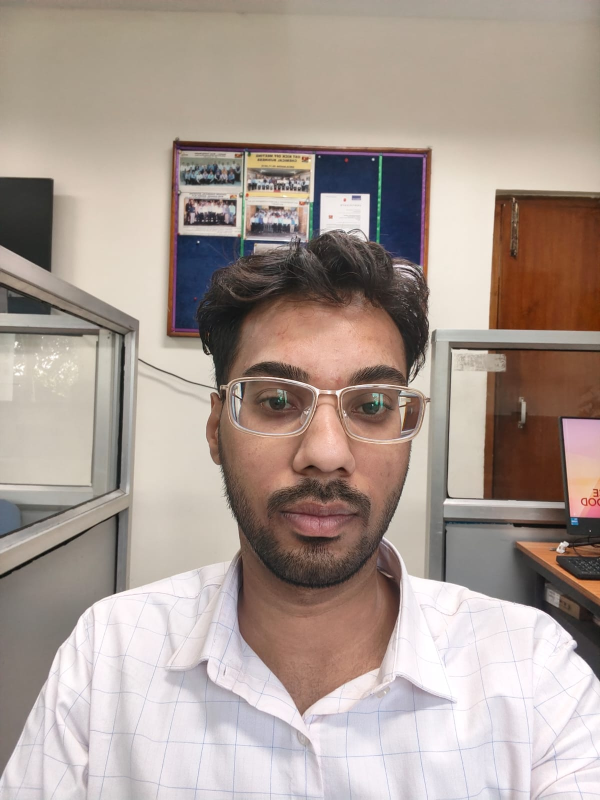
#> input picture face_recognition_system/data/employees/A001/ar.jpeg, 1200 x 1599 px (shown at 1/2 size)
$ python -i face_model.py   (imports and definitions only)
#> lines starting #> are read from the running program, lines starting #| are printed output that depends on the picture
#> further down, picture is the input picture: shape (1599, 1200, 3); mean B, G, R 147.5, 155.5, 170.2
import cv2
import numpy as np


def image_to_embedding(image: np.ndarray) -> np.ndarray:
    """Create a compact face signature from the image using OpenCV."""
    if image.ndim == 2:
        image = np.stack([image] * 3, axis=-1)
    if image.shape[2] == 4:
        image = image[:, :, :3]

    gray = cv2.cvtColor(image, cv2.COLOR_BGR2GRAY)
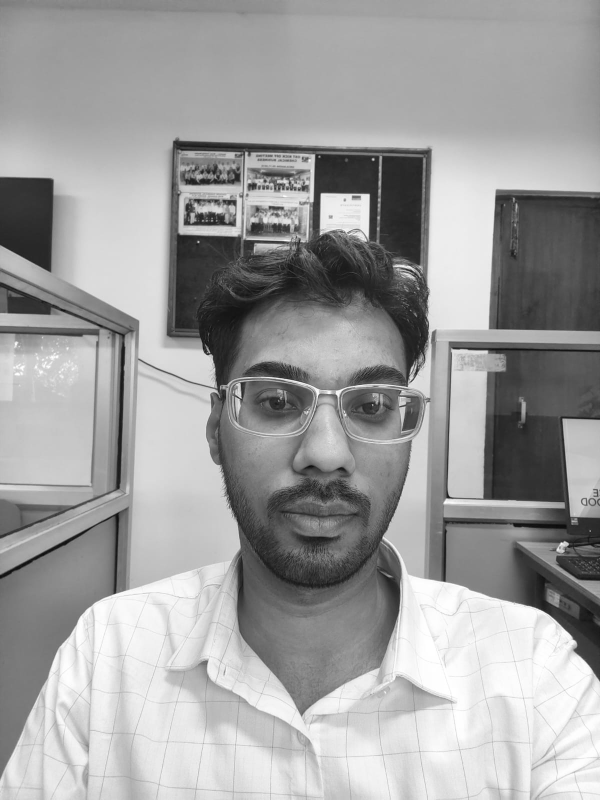
#> gray: shape (1599, 1200) (shown at 1/2 size); min 8, max 255, mean 159
    gray = cv2.resize(gray, (64, 64))
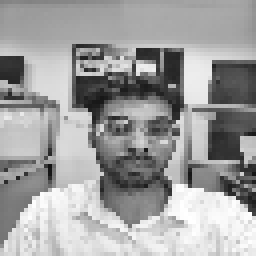
#> gray: shape (64, 64) (shown 4 times larger); min 17, max 255, mean 159.1
    hist = cv2.calcHist([gray], [0], None, [16], [0, 256]).flatten()
#> hist = [0, 26, 182, 228, 190, 198, 147, 208, 221, 290, 652, 262, 441, 412, 399, 240]
    hist = hist / (hist.sum() + 1e-8)
#> hist = [0, 0.00635, 0.0444, 0.0557, 0.0464, 0.0483, 0.0359, 0.0508, 0.054, 0.0708, 0.159, 0.064, 0.108, 0.101, 0.0974, 0.0586]
    return hist.astype(np.float32)

>>> import cv2
>>> picture = cv2.imread('../data/employees/A001/ar.jpeg')
>>> result = image_to_embedding(picture)
#> result has the same summary as hist in image_to_embedding
